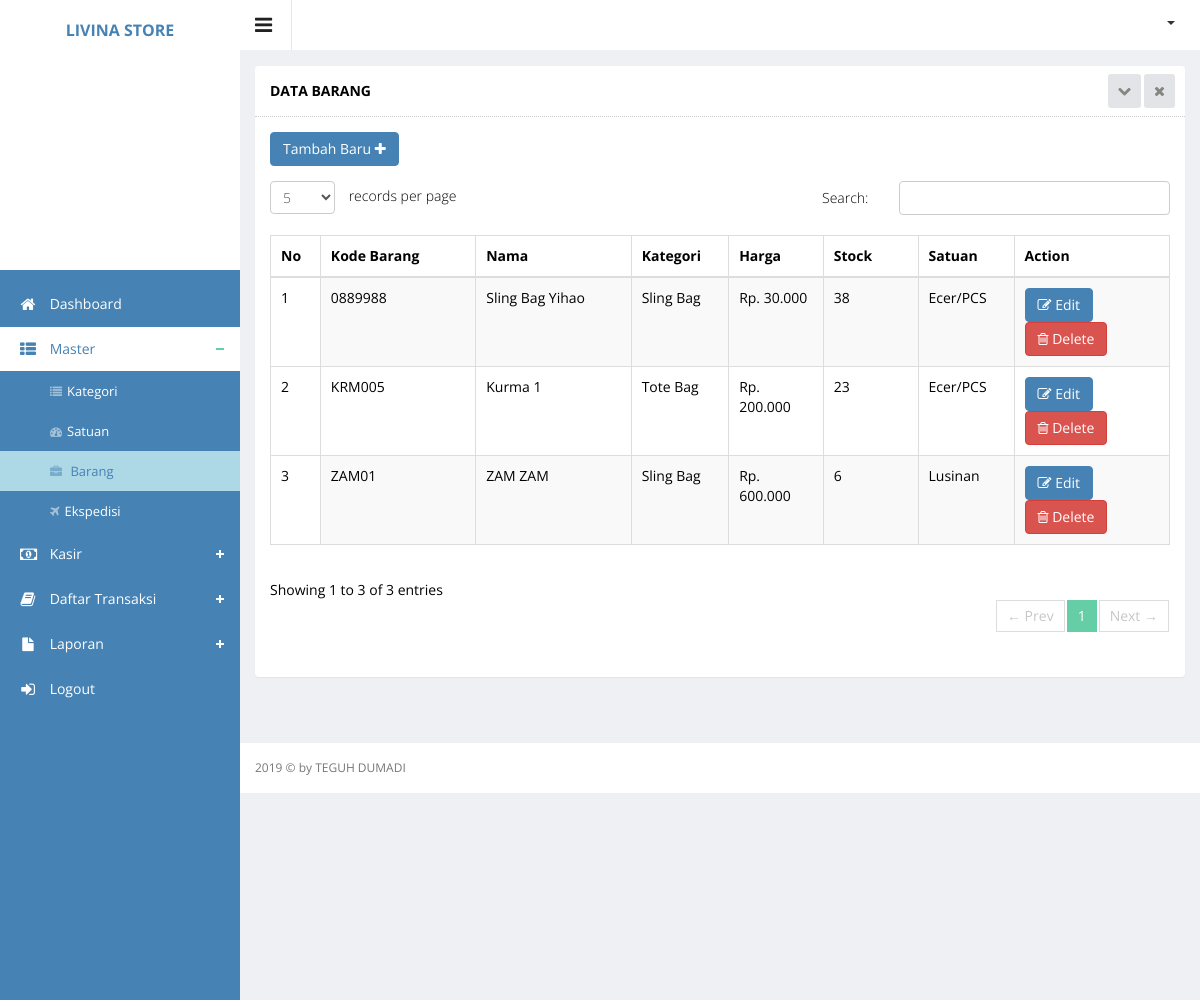
Page /index.php?hal=master/barang/list (signed in) on the earlier database version.
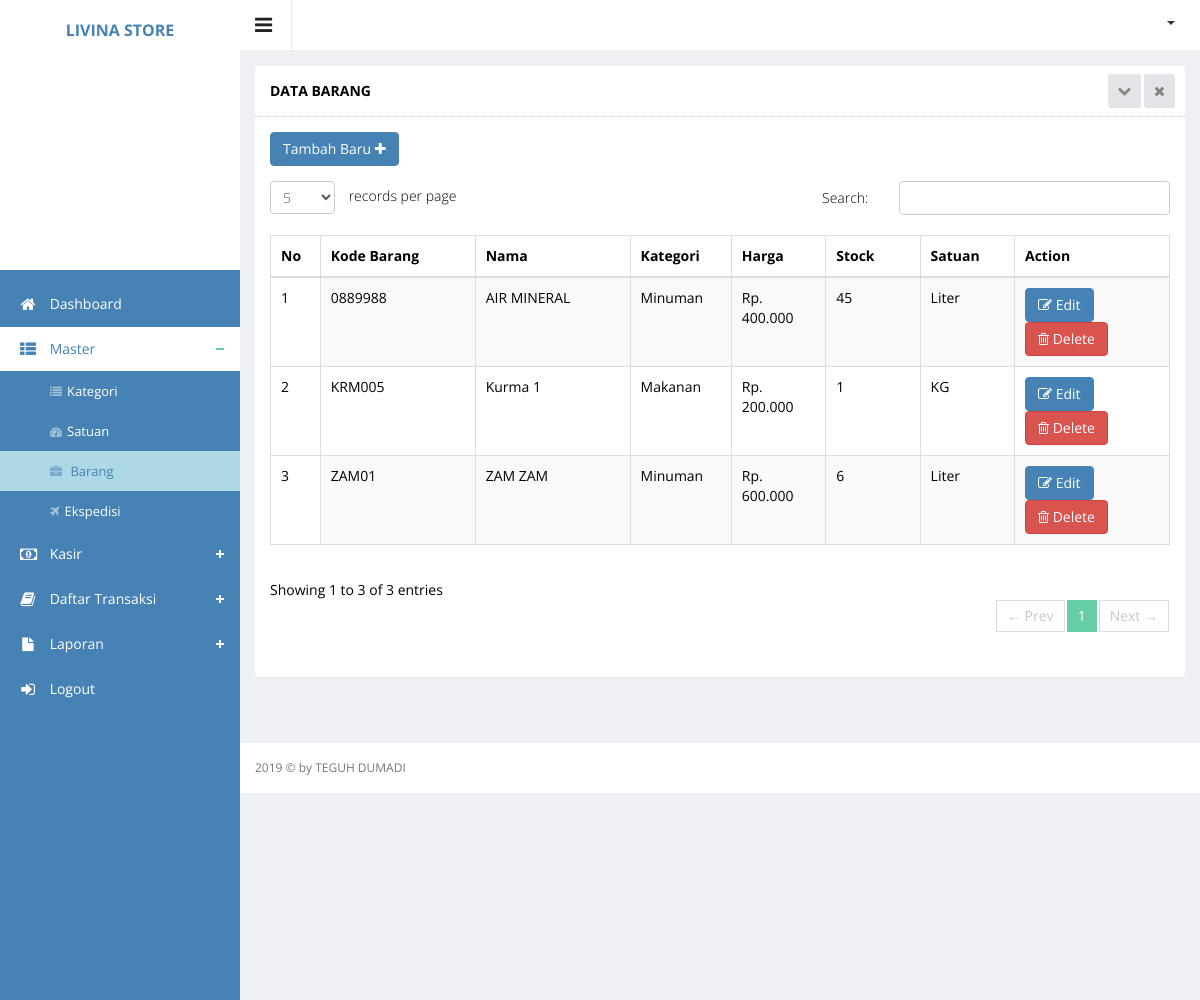
Same page on the later database version.
### tables this page shows
CREATE TABLE `barang` (
  `id` int(11) NOT NULL,
  `kdbrg` varchar(50) NOT NULL,
  `nmbrg` varchar(100) NOT NULL,
  `harga` int(11) NOT NULL,
  `stock` int(11) NOT NULL,
  `tanggal` datetime NOT NULL,
  `category_id` int(11) NOT NULL,
  `id_satuan` int(11) NOT NULL,
  `total_terjual` varchar(50) NOT NULL
);

CREATE TABLE `category` (
  `category_id` int(11) NOT NULL,
  `category_name` varchar(250) DEFAULT NULL,
  `category_status` enum('Y','N') DEFAULT NULL
);

CREATE TABLE `satuan` (
  `id_satuan` int(5) NOT NULL,
  `nmsatuan` varchar(50) NOT NULL
);

### function.php (called while the page is built)
<?php
function url($hal){
		$url = explode('/',$hal);
		return $url;
}
?>

### master/barang/list.php (the view, shortened to what this page needs)
<div class="wrapper">
    <div class="row">
        <div class="col-sm-12">
            <section class="panel">
                <header class="panel-heading">
                    Data Barang
                    <span class="tools pull-right">
                        <a href="javascript:;" class="fa fa-chevron-down"></a>
                        <a href="javascript:;" class="fa fa-times"></a>
                     </span>
                </header>
                <div class="panel-body">
                    <div class="adv-table editable-table ">
                        <div class="clearfix">
                            <div class="btn-group">
                                <a href="?hal=master/barang/add">
                                    <button data-toggle="modal" class="btn btn-primary">
                                        Tambah Baru <i class="fa fa-plus"></i>
                                    </button>
                                </a>
                            </div>
                        </div>
                        <table class="table table-striped table-hover table-bordered" id="editable-sample">
                            <thead>
                            <tr>
                                <th width="5%">No</th>
                                <th width="15%">Kode Barang</th>
                                <th width="15%">Nama</th>
                                <th width="10%">Kategori</th>
                                <th width="10%">Harga</th>
                                <th width="10%">Stock</th>
                                <th width="10%">Satuan</th>
                                <th width="15%">Action</th>
                            </tr>
                            </thead>
                            <tbody>
                            <?php
                            $no = 1;
                            $queryProduct = $connect->query("SELECT barang.id, barang.kdbrg, barang.nmbrg, barang.harga, barang.stock, category.category_id, category.category_name, satuan.id_satuan, satuan.nmsatuan
                             FROM barang
                             JOIN category ON barang.category_id = category.category_id
                             JOIN satuan ON barang.id_satuan = satuan.id_satuan
                             ORDER BY id DESC
                             ");
                            while ($rowProduct = mysqli_fetch_array($queryProduct)) {
                                ?>
                                 <tr class="">
                                 	<td><?php echo $no++ ?></td>
                                    <td><?php echo $rowProduct['kdbrg'] ?></td>
                                    <td><?php echo $rowProduct['nmbrg'] ?></td>
                                    <td><?php echo $rowProduct['category_name'] ?></td>
                                    <td>Rp. <?php echo number_format($rowProduct['harga'], 0, ',', '.'); ?></td>
                                    <td><?php echo $rowProduct['stock'] ?></td>
                                    <td><?php echo $rowProduct['nmsatuan'] ?></td>
                                    <td>
                                        <a href="?hal=master/barang/edit&id=<?php echo $rowProduct['id']; ?>">
                                            <button class="btn btn-primary" type="submit"><i class="fa fa-edit"
                                                                                             aria-hidden="true"></i>
                                                Edit
                                            </button>
                                        </a>
                                        <a href="?hal=master/barang/list&hapus=<?php echo $rowProduct['id']; ?>">
                                        <button class="btn btn-danger" type="submit" name="hapus"><i
                                                        class="fa fa-trash-o"></i> Delete
                                            </button>
                                        </a>
                                    </td>
                                </tr>
                            <?php } ?>
                            </tbody>
                        </table>
                    </div>
                </div>
            </section>
        </div>
    </div>
</div>

### index.php (shortened to what this page needs)
<?php
include 'function.php';
if (!empty($_SESSION["username"]) && !empty($_SESSION['password'])) {
    ?>
    <!DOCTYPE html>
    <html lang="en">
    <head>
        <link rel="stylesheet" type="text/css" href="assets/js/bootstrap-datepicker/css/datepicker-custom.css"/>
        <link rel="stylesheet" type="text/css" href="assets/js/bootstrap-timepicker/css/timepicker.css"/>
        <link rel="stylesheet" type="text/css" href="assets/js/bootstrap-colorpicker/css/colorpicker.css"/>
        <link rel="stylesheet" type="text/css" href="assets/js/bootstrap-daterangepicker/daterangepicker-bs3.css"/>
        <link rel="stylesheet" type="text/css" href="assets/js/bootstrap-datetimepicker/css/datetimepicker-custom.css"/>
        <link href="assets/js/iCheck/skins/square/square.css" rel="stylesheet">
        <link href="assets/js/iCheck/skins/square/red.css" rel="stylesheet">
        <link href="assets/js/iCheck/skins/square/blue.css" rel="stylesheet">
        <link href="assets/css/clndr.css" rel="stylesheet">
        <link rel="stylesheet" type="text/css" href="assets/css/bootstrap-fileupload.min.css" />
        <link rel="stylesheet" href="assets/js/morris-chart/morris.css">
        <link href="assets/css/css.css" rel="stylesheet">
        <link href="assets/css/style-responsive.css" rel="stylesheet">
    </head>
    <body class="sticky-header">
    <section>
        <?php include("sidebar.php"); ?>
        <div class="main-content">
            <?php include("header.php"); ?>
            <?php
            if (isset($_GET['hal']) && strlen($_GET['hal']) > 0) {
                $hal = str_replace(".", "/", $_GET['hal']) . ".php";
            } else {
                $hal = "dashboard.php";
            }
            if (file_exists($hal)) {
                include($hal);
            } else {
                include("dashboard.php");
            }
            ?>
            <?php include("footer.php"); ?>
        </div>
    </section>
    </body>
    </html>
    <?php
} else {
    header("Location: login.php");
}
?>

### sidebar.php (shortened to what this page needs)
    <div class="left-side sticky-left-side">
    <div class="logo">
        <a href="index.php"><img src="assets/images/logo.png" alt="">
        <p>LIVINA STORE</p>
        </a>
    </div>
    <div class="left-side-inner">
        <ul class="nav nav-pills nav-stacked custom-nav">
            <?php $data = url($_GET['hal']); ?>
            <li><a href="?hal=dashboard"><i class="fa fa-home"></i> <span>Dashboard</span></a></li>
            <li class="menu-list <?php echo ($data[1] == 'barang' || $data[1] == 'category' || $data[1] == 'satuan' || $data[1] == 'ekspedisi' ) ? 'nav-active' : ''; ?>">
                <a href="#"><i class="fa fa-th-list"></i> <span>Master</span></a>
                <ul class="sub-menu-list">
                    <li <?php echo $data[1] == 'category' ? 'class=active' : ''; ?>><a href="?hal=master/category/list"><i
                                    class="fa fa-list"></i>Kategori</a></li>
                    <li <?php echo $data[1] == 'satuan' ? 'class=active' : ''; ?>><a href="?hal=master/satuan/list"><i
                                    class="fa fa-tachometer"></i>Satuan</a></li>
                    <li <?php echo $data[1] == 'barang' ? 'class=active' : ''; ?>><a href="?hal=master/barang/list"><i
                                    class="fa fa-briefcase"></i> Barang</a></li>
                    <li <?php echo $data[1] == 'ekspedisi' ? 'class=active' : ''; ?>><a href="?hal=master/ekspedisi/list"> <i
                                    class="fa fa-plane"> </i>Ekspedisi</a></li>
                </ul>
            </li>
            <li class="menu-list <?php echo ($data[1] == 'beli_langsung' || $data[1] == 'via_telepon') ? 'nav-active' : ''; ?>">
                <a href="#"><i class="fa fa-money"></i> <span>Kasir</span></a>
            </li>
             <li class="menu-list <?php echo ($data[1] == 'transaksi_langsung' || $data[1] == 'via_telepon') ? 'nav-active' : ''; ?>">
                <a href="#"><i class="fa fa-book"></i> <span>Daftar Transaksi</span></a>
            </li>
            <li class="menu-list <?php echo ($data[1] == 'laporan_product' || $data[1] == 'laporan_stock' || $data[1] == 'laporan_transaksi') ? 'nav-active' : ''; ?>">
                <a href="#"><i class="fa fa-file"></i> <span>Laporan</span></a>
            </li>
            <li><a href="logout.php"><i class="fa fa-sign-in"></i> <span>Logout</span></a></li>
        </ul>
    </div>
</div>

### header.php (shortened to what this page needs)
<div class="header-section">
    <a class="toggle-btn"><i class="fa fa-bars"></i></a>
    <div class="menu-right">
        <ul class="notification-menu">
            <li>
                <a href="#" class="btn btn-default dropdown-toggle" data-toggle="dropdown">
                    <span class="caret"></span>
                </a>
            </li>
        </ul>
    </div>
</div>

### footer.php
<footer>
    2019 &copy; by TEGUH DUMADI
</footer>

Differences in the rows shown:
changed barang: nmbrg "Sling Bag Yihao" → "AIR MINERAL"; category.category_name "Sling Bag" → "Minuman"; harga "30.000" → "400.000"; stock "38" → "45"; id_satuan.nmsatuan "Ecer/PCS" → "Liter"
changed barang "KRM005": category.category_name "Tote Bag" → "Makanan"; stock "23" → "1"; id_satuan.nmsatuan "Ecer/PCS" → "KG"
changed through a linked row, barang "ZAM01": category.category_name "Sling Bag" → "Minuman"; id_satuan.nmsatuan "Lusinan" → "Liter"
